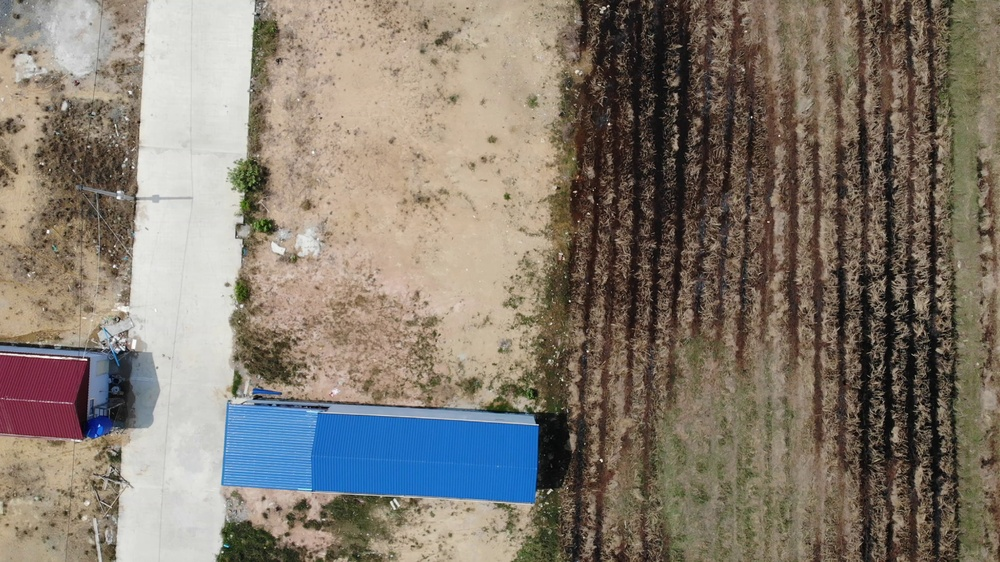
#> input picture drone1/image_0001.jpg, 1000 x 562 px, shrunk from 2720 x 1530 before the run; its folder holds 4 pictures in this run
$ python image_stitching.py
#> lines starting #> are read from the running program, lines starting #| are printed output that depends on the picture
import numpy as np
import cv2
import imutils
import glob

image_path = glob.glob("drone1/*.jpg")
images = []


for img in image_path:
    image = cv2.imread(img)
#> image is the input picture: shape (562, 1000, 3); mean B, G, R 111, 122.3, 131.4
    images.append(image)
    cv2.imshow("Image", image)
    cv2.waitKey(0)

image_stitch = cv2.Stitcher_create()

error, stitched = image_stitch.stitch(images)
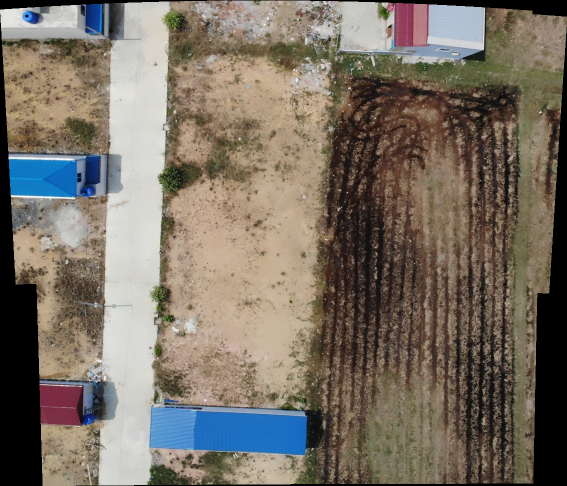
#> stitched: shape (972, 1134, 3) (shown at 1/2 size); mean of channels 0, 1, 2 100.2, 111.7, 120.9; drawn as B, G, R


if not error:
    cv2.imwrite("output.jpg", stitched)
    cv2.imshow("Stitched Image", stitched)
    cv2.waitKey(0)
